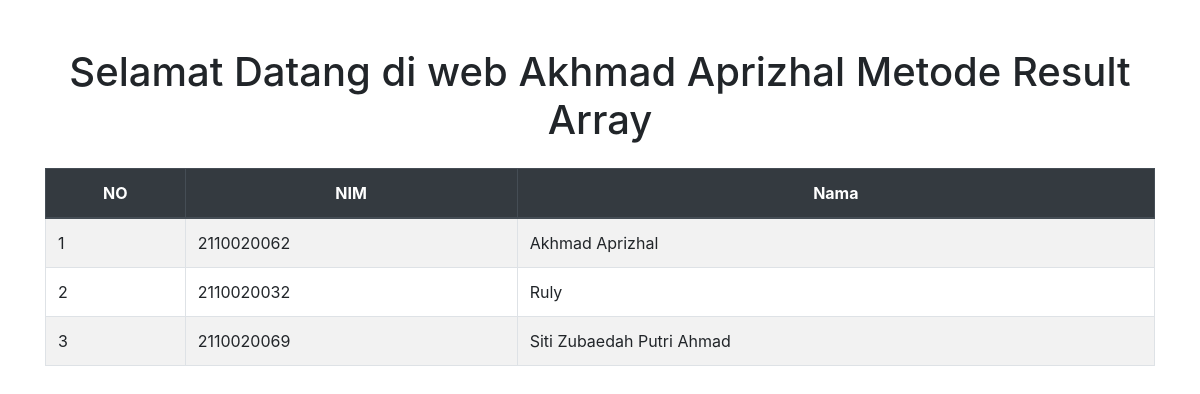
/index.php/mahasiswa/mhs_resultArray, run on the app's committed database.
### tables this page shows
CREATE TABLE `mahasiswa` (
  `id_mahasiswa` int NOT NULL,
  `NIM` varchar(15) NOT NULL,
  `nama_mhs` varchar(255) NOT NULL,
  `id_prodi` int DEFAULT NULL
);

### application/controllers/Mahasiswa.php (called while the page is built, shortened)
<?php
class Mahasiswa extends CI_Controller
{
    public function __construct()
    {
        $this->load->model('Mahasiswa_model');
        $this->load->model('Prodi_model');
    }
    public function mhs_resultArray()
    {
        $data['resultarray'] = $this->Mahasiswa_model->metodeResultArray();
        $this->load->view('resultarray_view', $data);
    }
}

### index.php (called while the page is built, shortened)
<?php
require_once BASEPATH.'core/CodeIgniter.php';

### application/models/Mahasiswa_model.php (called while the page is built, shortened)
<?php
class Mahasiswa_model extends CI_Model
{
    public function metodeResultArray()
    {
        $query = $this->db->get('mahasiswa');
        return $query->result_array();
    }
}

### application/views/resultarray_view.php (the view, shortened to what this page needs)
<!DOCTYPE html>
<html lang="en">
<head>
    <link href="https://stackpath.bootstrapcdn.com/bootstrap/4.5.2/css/bootstrap.min.css" rel="stylesheet">
</head>
<body>
    <div class="container mt-5">
        <h1 class="text-center mb-4">Selamat Datang di web Akhmad Aprizhal Metode Result Array</h1>
        <table class="table table-bordered table-striped">
            <thead class="thead-dark">
                <tr>
                    <th scope="col" class="text-center">NO</th>
                    <th scope="col" class="text-center">NIM</th>
                    <th scope="col" class="text-center">Nama</th>
                </tr>
            </thead>
            <tbody>
                <?php
                $no = 1;
                foreach ($resultarray as $row) { ?>
                    <tr>
                        <td><?php echo $no++ ?></td>
                        <td><?php echo $row['NIM'] ?></td>
                        <td><?php echo $row['nama_mhs'] ?></td>
                    </tr>
                <?php } ?>
            </tbody>
        </table>
    </div>
</body>
</html>

### data on the page
mahasiswa: NIM "2110020062", nama_mhs "Akhmad Aprizhal"
mahasiswa: NIM "2110020032", nama_mhs "Ruly"
mahasiswa: NIM "2110020069", nama_mhs "Siti Zubaedah Putri Ahmad"
